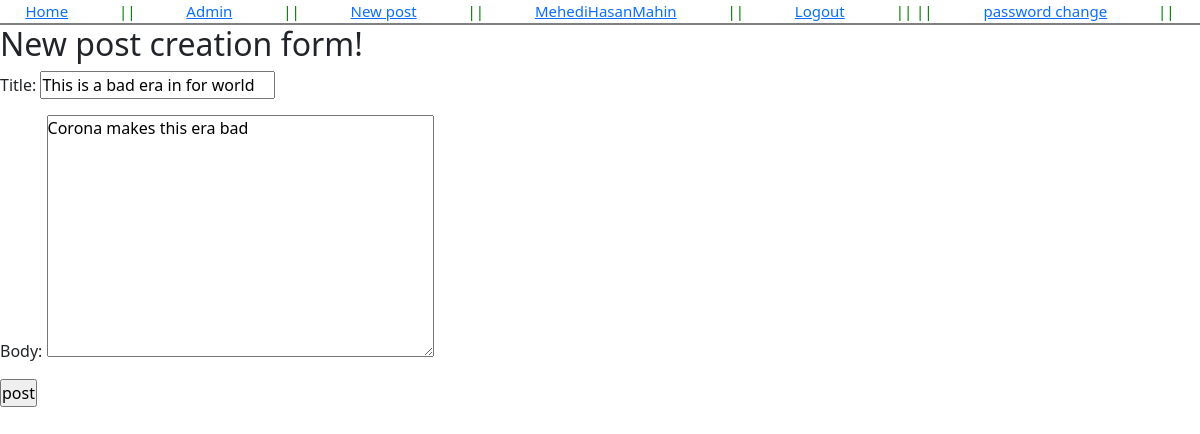
Page /post/2/edit/ (signed in) on the committed database.
### account/models.py (models this page shows)
class CustomUser(AbstractUser):
    age = models.PositiveIntegerField(default=0)

### blog/models.py (models this page shows, shortened)
class Post(models.Model):
    title = models.CharField(max_length=250)
    author = models.ForeignKey(settings.AUTH_USER_MODEL,on_delete=models.CASCADE)
    body = models.TextField()

### blog/views.py (the view)
# urls.py: path('post/<int:pk>/edit/',views.UpdatePostView.as_view(),name='edit'),
class UpdatePostView(LoginRequiredMixin, UpdateView):
    model = Post
    fields = ['title','body']
    template_name = 'blog/edit_post.html'
    login_url = 'login'

### templates/blog/edit_post.html (shortened to what this page needs)
{% extends 'blog/base.html' %}
{% block content %}
<div class="create">
    <h2>New post creation form!</h2>
    <form action="" method="POST">
        {{form.as_p}}
        <input type="submit" value="post">
    </form>
</div>
{% endblock content %}

### templates/blog/base.html (shortened to what this page needs)
{% load static %}
<!DOCTYPE html>
<html lang="en">
<head>
    <link rel="stylesheet" href="{% static 'css/style.css' %}">
    <link href="https://cdn.jsdelivr.net/npm/bootstrap@5.0.2/dist/css/bootstrap.min.css" rel="stylesheet">
</head>
<body>
    <header>
        <a href="{% url 'home' %}">Home</a> || <a href="{% url 'admin:index' %}">Admin</a> || <a href="{% url 'create_post' %}">New post </a>
        {% if user.is_authenticated %}
            || <a href="#">{{user.username}}</a>
            || <a href="{% url 'logout' %}">Logout</a> ||
            || <a href="{% url 'password_change' %}">password change</a>||
            {% else %}
       || <a href="{% url 'login' %}">Login</a>
         || <a href="{% url 'signup' %}">Register</a> ||
         || <a href="{% url 'password_reset' %}">password reset</a>||
        {% endif %}
    </header>
    {% block content %}
    {% endblock content %}
</body>
</html>

### static/css/style.css (style rules this page uses)
* { margin: 0; padding: 0; }
body { font-family: 'Source Sans Pro', sans-serif; font-size: 18px; }
header { font-size: 15px; color: green; display: flex; justify-content: space-around; border-bottom: 2px solid gray; }
h2 { margin:10 0 10 0; }

### rows in the picture
CustomUser: username "MehediHasanMahin"
Post: title "This is a bad era in for world", body "Corona makes this era bad"
